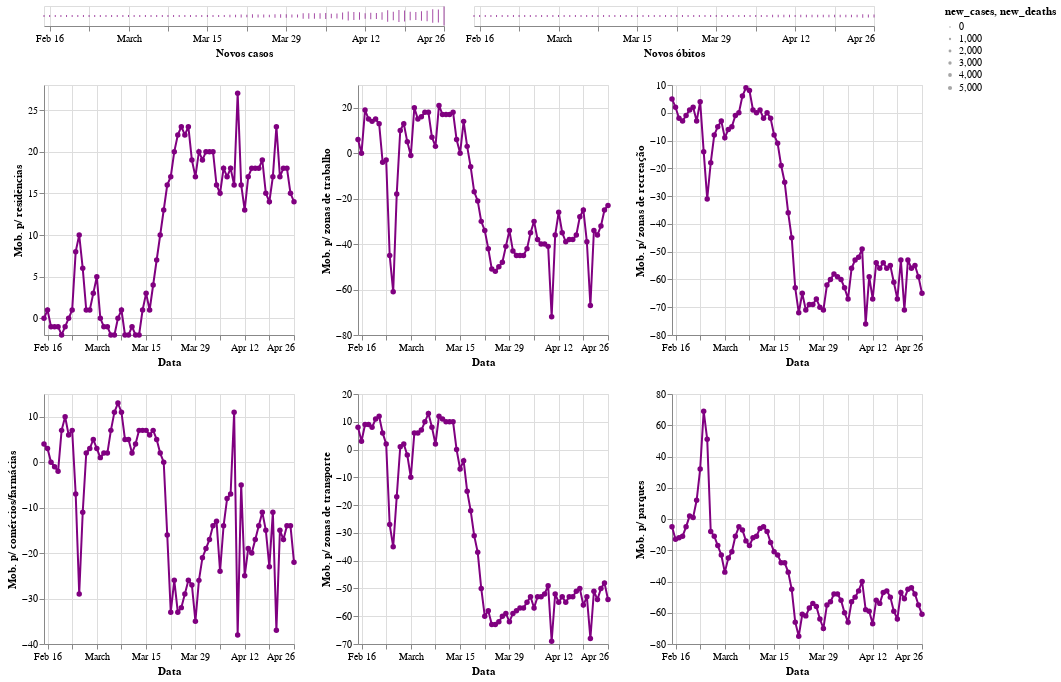

This figure's notebook cell:
### Code cell
import altair as alt

brush = alt.selection(type='interval', encodings=['x'], resolve='global')

base = alt.Chart(br).mark_line(point=True).encode(
    alt.X('date:T', title='Data'),
    color=alt.condition(brush, alt.ColorValue('purple'), alt.ColorValue('gray')),
).add_selection(
    brush
).properties(
    width=250,
    height=250
)

bars = bars = alt.Chart(br).mark_tick().encode(
    alt.X('date:T', title='Novos casos'),
    alt.Size('new_cases:Q'),
    color=alt.condition(brush, alt.ColorValue('purple'), alt.ColorValue('gray'))
).add_selection(
    brush
)

bars2 = alt.Chart(br).mark_tick().encode(
    alt.X('date:T', title='Novos óbitos'),
    alt.Size('new_deaths:Q'),
    color=alt.condition(brush, alt.ColorValue('purple'), alt.ColorValue('gray'))
).add_selection(
    brush
)

alt.vconcat(alt.hconcat(bars,bars2),
           alt.hconcat(base.encode(alt.Y('residential:Q', title='Mob. p/ residências')), 
                       base.encode(alt.Y('workplaces:Q', title='Mob. p/ zonas de trabalho')), 
                       base.encode(alt.Y('retail_recreation:Q', title='Mob. p/ zonas de recreação'))),
           alt.hconcat(base.encode(alt.Y('grocery_pharmacy:Q', title='Mob. p/ comércios/farmácias')), 
                       base.encode(alt.Y('transit_stations:Q', title='Mob. p/ zonas de transporte')), 
                       base.encode(alt.Y('parks:Q', title='Mob. p/ parques'))))

### Figure 1 — Vega-Lite specification as saved in the notebook (floating-point values rounded to 4 significant figures)
{"config": {"view": {"continuousWidth": 400, "continuousHeight": 300}}, "vconcat": [{"hconcat": [{"mark": "tick", "encoding": {"color": {"condition": {"value": "purple", "selection": "selector008"}, "value": "gray"}, "size": {"type": "quantitative", "field": "new_cases"}, "x": {"type": "temporal", "field": "date", "title": "Novos casos"}}, "selection": {"selector008": {"type": "interval", "encodings": ["x"], "resolve": "global"}}}, {"mark": "tick", "encoding": {"color": {"condition": {"value": "purple", "selection": "selector008"}, "value": "gray"}, "size": {"type": "quantitative", "field": "new_deaths"}, "x": {"type": "temporal", "field": "date", "title": "Novos óbitos"}}, "selection": {"selector008": {"type": "interval", "encodings": ["x"], "resolve": "global"}}}]}, {"hconcat": [{"mark": {"type": "line", "point": true}, "encoding": {"color": {"condition": {"value": "purple", "selection": "selector008"}, "value": "gray"}, "x": {"type": "temporal", "field": "date", "title": "Data"}, "y": {"type": "quantitative", "field": "residential", "title": "Mob. p/ residências"}}, "height": 250, "selection": {"selector008": {"type": "interval", "encodings": ["x"], "resolve": "global"}}, "width": 250}, {"mark": {"type": "line", "point": true}, "encoding": {"color": {"condition": {"value": "purple", "selection": "selector008"}, "value": "gray"}, "x": {"type": "temporal", "field": "date", "title": "Data"}, "y": {"type": "quantitative", "field": "workplaces", "title": "Mob. p/ zonas de trabalho"}}, "height": 250, "selection": {"selector008": {"type": "interval", "encodings": ["x"], "resolve": "global"}}, "width": 250}, {"mark": {"type": "line", "point": true}, "encoding": {"color": {"condition": {"value": "purple", "selection": "selector008"}, "value": "gray"}, "x": {"type": "temporal", "field": "date", "title": "Data"}, "y": {"type": "quantitative", "field": "retail_recreation", "title": "Mob. p/ zonas de recreação"}}, "height": 250, "selection": {"selector008": {"type": "interval", "encodings": ["x"], "resolve": "global"}}, "width": 250}]}, {"hconcat": [{"mark": {"type": "line", "point": true}, "encoding": {"color": {"condition": {"value": "purple", "selection": "selector008"}, "value": "gray"}, "x": {"type": "temporal", "field": "date", "title": "Data"}, "y": {"type": "quantitative", "field": "grocery_pharmacy", "title": "Mob. p/ comércios/farmácias"}}, "height": 250, "selection": {"selector008": {"type": "interval", "encodings": ["x"], "resolve": "global"}}, "width": 250}, {"mark": {"type": "line", "point": true}, "encoding": {"color": {"condition": {"value": "purple", "selection": "selector008"}, "value": "gray"}, "x": {"type": "temporal", "field": "date", "title": "Data"}, "y": {"type": "quantitative", "field": "transit_stations", "title": "Mob. p/ zonas de transporte"}}, "height": 250, "selection": {"selector008": {"type": "interval", "encodings": ["x"], "resolve": "global"}}, "width": 250}, {"mark": {"type": "line", "point": true}, "encoding": {"color": {"condition": {"value": "purple", "selection": "selector008"}, "value": "gray"}, "x": {"type": "temporal", "field": "date", "title": "Data"}, "y": {"type": "quantitative", "field": "parks", "title": "Mob. p/ parques"}}, "height": 250, "selection": {"selector008": {"type": "interval", "encodings": ["x"], "resolve": "global"}}, "width": 250}]}], "data": {"name": "data-1486ca094edc93fb85a22ea4430b7647"}, "$schema": "https://vega.github.io/schema/vega-lite/v4.8.1.json", "datasets": {"data-1486ca094edc93fb85a22ea4430b7647": [{"locality_code": "BR", "locality_name": "Brazil", "date": "2020-02-15", "new_cases": 0, "new_deaths": 0, "retail_recreation": 5.0, "grocery_pharmacy": 4.0, "parks": -5.0, "transit_stations": 8.0, "workplaces": 6.0, "residential": 0.0}, {"locality_code": "BR", "locality_name": "Brazil", "date": "2020-02-16", "new_cases": 0, "new_deaths": 0, "retail_recreation": 2.0, "grocery_pharmacy": 3.0, "parks": -13.0, "transit_stations": 3.0, "workplaces": 0.0, "residential": 1.0}, {"locality_code": "BR", "locality_name": "Brazil", "date": "2020-02-17", "new_cases": 0, "new_deaths": 0, "retail_recreation": -2.0, "grocery_pharmacy": 0.0, "parks": -12.0, "transit_stations": 9.0, "workplaces": 19.0, "residential": -1.0}, {"locality_code": "BR", "locality_name": "Brazil", "date": "2020-02-18", "new_cases": 0, "new_deaths": 0, "retail_recreation": -3.0, "grocery_pharmacy": -1.0, "parks": -11.0, "transit_stations": 9.0, "workplaces": 15.0, "residential": -1.0}, {"locality_code": "BR", "locality_name": "Brazil", "date": "2020-02-19", "new_cases": 0, "new_deaths": 0, "retail_recreation": -1.0, "grocery_pharmacy": -2.0, "parks": -5.0, "transit_stations": 8.0, "workplaces": 14.0, "residential": -1.0}, {"locality_code": "BR", "locality_name": "Brazil", "date": "2020-02-20", "new_cases": 0, "new_deaths": 0, "retail_recreation": 1.0, "grocery_pharmacy": 7.0, "parks": 2.0, "transit_stations": 11.0, "workplaces": 15.0, "residential": -2.0}, {"locality_code": "BR", "locality_name": "Brazil", "date": "2020-02-21", "new_cases": 0, "new_deaths": 0, "retail_recreation": 2.0, "grocery_pharmacy": 10.0, "parks": 1.0, "transit_stations": 12.0, "workplaces": 13.0, "residential": -1.0}, {"locality_code": "BR", "locality_name": "Brazil", "date": "2020-02-22", "new_cases": 0, "new_deaths": 0, "retail_recreation": -3.0, "grocery_pharmacy": 6.0, "parks": 12.0, "transit_stations": 6.0, "workplaces": -4.0, "residential": 0.0}, {"locality_code": "BR", "locality_name": "Brazil", "date": "2020-02-23", "new_cases": 0, "new_deaths": 0, "retail_recreation": 4.0, "grocery_pharmacy": 7.0, "parks": 32.0, "transit_stations": 2.0, "workplaces": -3.0, "residential": 1.0}, {"locality_code": "BR", "locality_name": "Brazil", "date": "2020-02-24", "new_cases": 0, "new_deaths": 0, "retail_recreation": -14.0, "grocery_pharmacy": -7.0, "parks": 69.0, "transit_stations": -27.0, "workplaces": -45.0, "residential": 8.0}, {"locality_code": "BR", "locality_name": "Brazil", "date": "2020-02-25", "new_cases": 0, "new_deaths": 0, "retail_recreation": -31.0, "grocery_pharmacy": -29.0, "parks": 51.0, "transit_stations": -35.0, "workplaces": -61.0, "residential": 10.0}, {"locality_code": "BR", "locality_name": "Brazil", "date": "2020-02-26", "new_cases": 1, "new_deaths": 0, "retail_recreation": -18.0, "grocery_pharmacy": -11.0, "parks": -8.0, "transit_stations": -17.0, "workplaces": -18.0, "residential": 6.0}, {"locality_code": "BR", "locality_name": "Brazil", "date": "2020-02-27", "new_cases": 0, "new_deaths": 0, "retail_recreation": -8.0, "grocery_pharmacy": 2.0, "parks": -11.0, "transit_stations": 1.0, "workplaces": 10.0, "residential": 1.0}, {"locality_code": "BR", "locality_name": "Brazil", "date": "2020-02-28", "new_cases": 0, "new_deaths": 0, "retail_recreation": -5.0, "grocery_pharmacy": 3.0, "parks": -17.0, "transit_stations": 2.0, "workplaces": 13.0, "residential": 1.0}, {"locality_code": "BR", "locality_name": "Brazil", "date": "2020-02-29", "new_cases": 0, "new_deaths": 0, "retail_recreation": -3.0, "grocery_pharmacy": 5.0, "parks": -23.0, "transit_stations": -2.0, "workplaces": 5.0, "residential": 3.0}, {"locality_code": "BR", "locality_name": "Brazil", "date": "2020-03-01", "new_cases": 1, "new_deaths": 0, "retail_recreation": -9.0, "grocery_pharmacy": 3.0, "parks": -34.0, "transit_stations": -10.0, "workplaces": -1.0, "residential": 5.0}, {"locality_code": "BR", "locality_name": "Brazil", "date": "2020-03-02", "new_cases": 0, "new_deaths": 0, "retail_recreation": -6.0, "grocery_pharmacy": 1.0, "parks": -25.0, "transit_stations": 6.0, "workplaces": 20.0, "residential": 0.0}, {"locality_code": "BR", "locality_name": "Brazil", "date": "2020-03-03", "new_cases": 0, "new_deaths": 0, "retail_recreation": -5.0, "grocery_pharmacy": 2.0, "parks": -21.0, "transit_stations": 6.0, "workplaces": 15.0, "residential": -1.0}, {"locality_code": "BR", "locality_name": "Brazil", "date": "2020-03-04", "new_cases": 0, "new_deaths": 0, "retail_recreation": -1.0, "grocery_pharmacy": 2.0, "parks": -11.0, "transit_stations": 7.0, "workplaces": 16.0, "residential": -1.0}, {"locality_code": "BR", "locality_name": "Brazil", "date": "2020-03-05", "new_cases": 1, "new_deaths": 0, "retail_recreation": 0.0, "grocery_pharmacy": 7.0, "parks": -5.0, "transit_stations": 10.0, "workplaces": 18.0, "residential": -2.0}, {"locality_code": "BR", "locality_name": "Brazil", "date": "2020-03-06", "new_cases": 5, "new_deaths": 0, "retail_recreation": 6.0, "grocery_pharmacy": 11.0, "parks": -7.0, "transit_stations": 13.0, "workplaces": 18.0, "residential": -2.0}, {"locality_code": "BR", "locality_name": "Brazil", "date": "2020-03-07", "new_cases": 5, "new_deaths": 0, "retail_recreation": 9.0, "grocery_pharmacy": 13.0, "parks": -14.0, "transit_stations": 8.0, "workplaces": 7.0, "residential": 0.0}, {"locality_code": "BR", "locality_name": "Brazil", "date": "2020-03-08", "new_cases": 0, "new_deaths": 0, "retail_recreation": 8.0, "grocery_pharmacy": 11.0, "parks": -17.0, "transit_stations": 2.0, "workplaces": 3.0, "residential": 1.0}, {"locality_code": "BR", "locality_name": "Brazil", "date": "2020-03-09", "new_cases": 12, "new_deaths": 0, "retail_recreation": 1.0, "grocery_pharmacy": 5.0, "parks": -12.0, "transit_stations": 12.0, "workplaces": 21.0, "residential": -2.0}, {"locality_code": "BR", "locality_name": "Brazil", "date": "2020-03-10", "new_cases": 0, "new_deaths": 0, "retail_recreation": 0.0, "grocery_pharmacy": 5.0, "parks": -11.0, "transit_stations": 11.0, "workplaces": 17.0, "residential": -2.0}, {"locality_code": "BR", "locality_name": "Brazil", "date": "2020-03-11", "new_cases": 9, "new_deaths": 0, "retail_recreation": 1.0, "grocery_pharmacy": 2.0, "parks": -6.0, "transit_stations": 10.0, "workplaces": 17.0, "residential": -1.0}, {"locality_code": "BR", "locality_name": "Brazil", "date": "2020-03-12", "new_cases": 18, "new_deaths": 0, "retail_recreation": -2.0, "grocery_pharmacy": 4.0, "parks": -5.0, "transit_stations": 10.0, "workplaces": 17.0, "residential": -2.0}, {"locality_code": "BR", "locality_name": "Brazil", "date": "2020-03-13", "new_cases": 25, "new_deaths": 0, "retail_recreation": 0.0, "grocery_pharmacy": 7.0, "parks": -8.0, "transit_stations": 10.0, "workplaces": 18.0, "residential": -2.0}, {"locality_code": "BR", "locality_name": "Brazil", "date": "2020-03-14", "new_cases": 21, "new_deaths": 0, "retail_recreation": -2.0, "grocery_pharmacy": 7.0, "parks": -15.0, "transit_stations": 0.0, "workplaces": 6.0, "residential": 1.0}, {"locality_code": "BR", "locality_name": "Brazil", "date": "2020-03-15", "new_cases": 23, "new_deaths": 0, "retail_recreation": -8.0, "grocery_pharmacy": 7.0, "parks": -21.0, "transit_stations": -7.0, "workplaces": 0.0, "residential": 3.0}, {"locality_code": "BR", "locality_name": "Brazil", "date": "2020-03-16", "new_cases": 79, "new_deaths": 0, "retail_recreation": -11.0, "grocery_pharmacy": 6.0, "parks": -23.0, "transit_stations": -4.0, "workplaces": 14.0, "residential": 1.0}, {"locality_code": "BR", "locality_name": "Brazil", "date": "2020-03-17", "new_cases": 34, "new_deaths": 0, "retail_recreation": -19.0, "grocery_pharmacy": 7.0, "parks": -28.0, "transit_stations": -15.0, "workplaces": 3.0, "residential": 4.0}, {"locality_code": "BR", "locality_name": "Brazil", "date": "2020-03-18", "new_cases": 57, "new_deaths": 1, "retail_recreation": -25.0, "grocery_pharmacy": 5.0, "parks": -28.0, "transit_stations": -22.0, "workplaces": -6.0, "residential": 7.0}, {"locality_code": "BR", "locality_name": "Brazil", "date": "2020-03-19", "new_cases": 137, "new_deaths": 3, "retail_recreation": -36.0, "grocery_pharmacy": 2.0, "parks": -34.0, "transit_stations": -31.0, "workplaces": -17.0, "residential": 10.0}, {"locality_code": "BR", "locality_name": "Brazil", "date": "2020-03-20", "new_cases": 193, "new_deaths": 2, "retail_recreation": -45.0, "grocery_pharmacy": 0.0, "parks": -45.0, "transit_stations": -37.0, "workplaces": -21.0, "residential": 13.0}, {"locality_code": "BR", "locality_name": "Brazil", "date": "2020-03-21", "new_cases": 283, "new_deaths": 5, "retail_recreation": -63.0, "grocery_pharmacy": -16.0, "parks": -66.0, "transit_stations": -50.0, "workplaces": -30.0, "residential": 16.0}, {"locality_code": "BR", "locality_name": "Brazil", "date": "2020-03-22", "new_cases": 224, "new_deaths": 7, "retail_recreation": -72.0, "grocery_pharmacy": -33.0, "parks": -75.0, "transit_stations": -60.0, "workplaces": -34.0, "residential": 17.0}, {"locality_code": "BR", "locality_name": "Brazil", "date": "2020-03-23", "new_cases": 418, "new_deaths": 7, "retail_recreation": -65.0, "grocery_pharmacy": -26.0, "parks": -61.0, "transit_stations": -58.0, "workplaces": -42.0, "residential": 20.0}, {"locality_code": "BR", "locality_name": "Brazil", "date": "2020-03-24", "new_cases": 345, "new_deaths": 9, "retail_recreation": -71.0, "grocery_pharmacy": -33.0, "parks": -62.0, "transit_stations": -63.0, "workplaces": -51.0, "residential": 22.0}, {"locality_code": "BR", "locality_name": "Brazil", "date": "2020-03-25", "new_cases": 310, "new_deaths": 12, "retail_recreation": -69.0, "grocery_pharmacy": -32.0, "parks": -57.0, "transit_stations": -63.0, "workplaces": -52.0, "residential": 23.0}, {"locality_code": "BR", "locality_name": "Brazil", "date": "2020-03-26", "new_cases": 232, "new_deaths": 11, "retail_recreation": -69.0, "grocery_pharmacy": -29.0, "parks": -54.0, "transit_stations": -62.0, "workplaces": -50.0, "residential": 22.0}, {"locality_code": "BR", "locality_name": "Brazil", "date": "2020-03-27", "new_cases": 482, "new_deaths": 20, "retail_recreation": -67.0, "grocery_pharmacy": -26.0, "parks": -56.0, "transit_stations": -60.0, "workplaces": -48.0, "residential": 23.0}, {"locality_code": "BR", "locality_name": "Brazil", "date": "2020-03-28", "new_cases": 502, "new_deaths": 15, "retail_recreation": -70.0, "grocery_pharmacy": -27.0, "parks": -64.0, "transit_stations": -59.0, "workplaces": -41.0, "residential": 19.0}, {"locality_code": "BR", "locality_name": "Brazil", "date": "2020-03-29", "new_cases": 487, "new_deaths": 22, "retail_recreation": -71.0, "grocery_pharmacy": -35.0, "parks": -70.0, "transit_stations": -62.0, "workplaces": -34.0, "residential": 17.0}, {"locality_code": "BR", "locality_name": "Brazil", "date": "2020-03-30", "new_cases": 352, "new_deaths": 22, "retail_recreation": -62.0, "grocery_pharmacy": -26.0, "parks": -55.0, "transit_stations": -59.0, "workplaces": -43.0, "residential": 20.0}, {"locality_code": "BR", "locality_name": "Brazil", "date": "2020-03-31", "new_cases": 323, "new_deaths": 23, "retail_recreation": -60.0, "grocery_pharmacy": -21.0, "parks": -53.0, "transit_stations": -58.0, "workplaces": -45.0, "residential": 19.0}, {"locality_code": "BR", "locality_name": "Brazil", "date": "2020-04-01", "new_cases": 1138, "new_deaths": 42, "retail_recreation": -58.0, "grocery_pharmacy": -19.0, "parks": -48.0, "transit_stations": -57.0, "workplaces": -45.0, "residential": 20.0}, {"locality_code": "BR", "locality_name": "Brazil", "date": "2020-04-02", "new_cases": 1119, "new_deaths": 40, "retail_recreation": -59.0, "grocery_pharmacy": -17.0, "parks": -48.0, "transit_stations": -57.0, "workplaces": -45.0, "residential": 20.0}, {"locality_code": "BR", "locality_name": "Brazil", "date": "2020-04-03", "new_cases": 1074, "new_deaths": 58, "retail_recreation": -60.0, "grocery_pharmacy": -14.0, "parks": -52.0, "transit_stations": -55.0, "workplaces": -42.0, "residential": 20.0}, {"locality_code": "BR", "locality_name": "Brazil", "date": "2020-04-04", "new_cases": 1146, "new_deaths": 60, "retail_recreation": -63.0, "grocery_pharmacy": -13.0, "parks": -60.0, "transit_stations": -53.0, "workplaces": -35.0, "residential": 16.0}, {"locality_code": "BR", "locality_name": "Brazil", "date": "2020-04-05", "new_cases": 1222, "new_deaths": 73, "retail_recreation": -67.0, "grocery_pharmacy": -24.0, "parks": -66.0, "transit_stations": -57.0, "workplaces": -30.0, "residential": 15.0}, {"locality_code": "BR", "locality_name": "Brazil", "date": "2020-04-06", "new_cases": 852, "new_deaths": 54, "retail_recreation": -56.0, "grocery_pharmacy": -14.0, "parks": -53.0, "transit_stations": -53.0, "workplaces": -38.0, "residential": 18.0}, {"locality_code": "BR", "locality_name": "Brazil", "date": "2020-04-07", "new_cases": 926, "new_deaths": 67, "retail_recreation": -53.0, "grocery_pharmacy": -8.0, "parks": -50.0, "transit_stations": -53.0, "workplaces": -40.0, "residential": 17.0}, {"locality_code": "BR", "locality_name": "Brazil", "date": "2020-04-08", "new_cases": 1661, "new_deaths": 114, "retail_recreation": -52.0, "grocery_pharmacy": -7.0, "parks": -46.0, "transit_stations": -52.0, "workplaces": -40.0, "residential": 18.0}, {"locality_code": "BR", "locality_name": "Brazil", "date": "2020-04-09", "new_cases": 2210, "new_deaths": 133, "retail_recreation": -49.0, "grocery_pharmacy": 11.0, "parks": -40.0, "transit_stations": -49.0, "workplaces": -41.0, "residential": 16.0}, {"locality_code": "BR", "locality_name": "Brazil", "date": "2020-04-10", "new_cases": 1930, "new_deaths": 141, "retail_recreation": -76.0, "grocery_pharmacy": -38.0, "parks": -58.0, "transit_stations": -69.0, "workplaces": -72.0, "residential": 27.0}, {"locality_code": "BR", "locality_name": "Brazil", "date": "2020-04-11", "new_cases": 1781, "new_deaths": 115, "retail_recreation": -59.0, "grocery_pharmacy": -5.0, "parks": -59.0, "transit_stations": -52.0, "workplaces": -36.0, "residential": 16.0}, {"locality_code": "BR", "locality_name": "Brazil", "date": "2020-04-12", "new_cases": 1089, "new_deaths": 68, "retail_recreation": -67.0, "grocery_pharmacy": -25.0, "parks": -67.0, "transit_stations": -55.0, "workplaces": -26.0, "residential": 13.0}, {"locality_code": "BR", "locality_name": "Brazil", "date": "2020-04-13", "new_cases": 1442, "new_deaths": 99, "retail_recreation": -54.0, "grocery_pharmacy": -19.0, "parks": -52.0, "transit_stations": -53.0, "workplaces": -35.0, "residential": 17.0}, {"locality_code": "BR", "locality_name": "Brazil", "date": "2020-04-14", "new_cases": 1261, "new_deaths": 105, "retail_recreation": -56.0, "grocery_pharmacy": -20.0, "parks": -54.0, "transit_stations": -55.0, "workplaces": -39.0, "residential": 18.0}, {"locality_code": "BR", "locality_name": "Brazil", "date": "2020-04-15", "new_cases": 1832, "new_deaths": 204, "retail_recreation": -54.0, "grocery_pharmacy": -17.0, "parks": -47.0, "transit_stations": -53.0, "workplaces": -38.0, "residential": 18.0}, {"locality_code": "BR", "locality_name": "Brazil", "date": "2020-04-16", "new_cases": 3058, "new_deaths": 204, "retail_recreation": -56.0, "grocery_pharmacy": -14.0, "parks": -46.0, "transit_stations": -53.0, "workplaces": -38.0, "residential": 18.0}, {"locality_code": "BR", "locality_name": "Brazil", "date": "2020-04-17", "new_cases": 2105, "new_deaths": 188, "retail_recreation": -55.0, "grocery_pharmacy": -11.0, "parks": -50.0, "transit_stations": -51.0, "workplaces": -36.0, "residential": 19.0}, {"locality_code": "BR", "locality_name": "Brazil", "date": "2020-04-18", "new_cases": 3257, "new_deaths": 217, "retail_recreation": -61.0, "grocery_pharmacy": -15.0, "parks": -59.0, "transit_stations": -50.0, "workplaces": -28.0, "residential": 15.0}, {"locality_code": "BR", "locality_name": "Brazil", "date": "2020-04-19", "new_cases": 2917, "new_deaths": 206, "retail_recreation": -67.0, "grocery_pharmacy": -23.0, "parks": -64.0, "transit_stations": -56.0, "workplaces": -25.0, "residential": 14.0}, {"locality_code": "BR", "locality_name": "Brazil", "date": "2020-04-20", "new_cases": 2055, "new_deaths": 115, "retail_recreation": -53.0, "grocery_pharmacy": -11.0, "parks": -47.0, "transit_stations": -53.0, "workplaces": -39.0, "residential": 17.0}, {"locality_code": "BR", "locality_name": "Brazil", "date": "2020-04-21", "new_cases": 1927, "new_deaths": 113, "retail_recreation": -71.0, "grocery_pharmacy": -37.0, "parks": -51.0, "transit_stations": -68.0, "workplaces": -67.0, "residential": 23.0}, {"locality_code": "BR", "locality_name": "Brazil", "date": "2020-04-22", "new_cases": 2498, "new_deaths": 166, "retail_recreation": -53.0, "grocery_pharmacy": -15.0, "parks": -45.0, "transit_stations": -51.0, "workplaces": -34.0, "residential": 17.0}, {"locality_code": "BR", "locality_name": "Brazil", "date": "2020-04-23", "new_cases": 2678, "new_deaths": 165, "retail_recreation": -56.0, "grocery_pharmacy": -17.0, "parks": -44.0, "transit_stations": -54.0, "workplaces": -36.0, "residential": 18.0}, {"locality_code": "BR", "locality_name": "Brazil", "date": "2020-04-24", "new_cases": 3735, "new_deaths": 407, "retail_recreation": -55.0, "grocery_pharmacy": -14.0, "parks": -48.0, "transit_stations": -50.0, "workplaces": -32.0, "residential": 18.0}, {"locality_code": "BR", "locality_name": "Brazil", "date": "2020-04-25", "new_cases": 3503, "new_deaths": 357, "retail_recreation": -59.0, "grocery_pharmacy": -14.0, "parks": -55.0, "transit_stations": -48.0, "workplaces": -25.0, "residential": 15.0}, {"locality_code": "BR", "locality_name": "Brazil", "date": "2020-04-26", "new_cases": 5514, "new_deaths": 346, "retail_recreation": -65.0, "grocery_pharmacy": -22.0, "parks": -61.0, "transit_stations": -54.0, "workplaces": -23.0, "residential": 14.0}]}}
